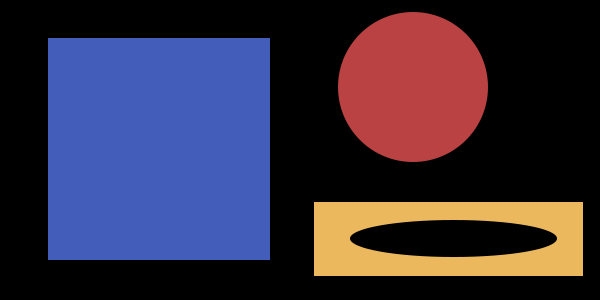
#> input picture Image_processing/13.finding_drawing_contours/images/basic_shapes.png, 600 x 300 px
$ python finding_drawing_contours.py images/basic_shapes.png   (older library calls are emulated)
#> lines starting #> are read from the running program, lines starting #| are printed output that depends on the picture; after the words box and inside, x2 and y2 are one past the last pixel; in counts of white or black regions, pixels touching at a corner belong together
# USAGE
# python finding_drawing_contours.py images/basic_shapes.png

# import the necessary packages
import numpy as np
import sys
import cv2
import imutils

img = sys.argv[1]

print (img)

# load the image and convert it to grayscale
image = cv2.imread(img)
#> image is the input picture: shape (300, 600, 3); mean B, G, R 64.6, 46.4, 54.5
gray = cv2.cvtColor(image, cv2.COLOR_BGR2GRAY)
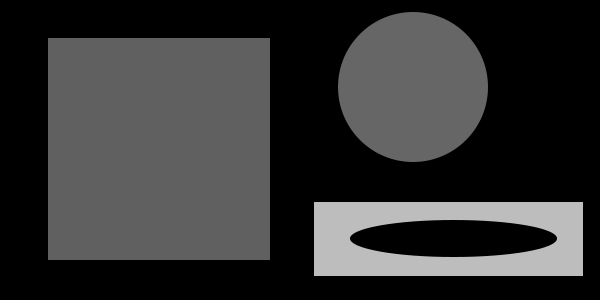
#> gray: shape (300, 600); min 0, max 189, mean 50.9

# show the original image
cv2.imshow("Original", image)

# find all contours in the image and draw ALL contours on the image
cnts = cv2.findContours(gray.copy(), cv2.RETR_LIST, cv2.CHAIN_APPROX_SIMPLE)
#> cnts = 4 contours; box (x1, y1, x2, y2) and area: (48, 38, 270, 260) 48841, (314, 202, 583, 276) 19564, (338, 12, 488, 162) 17687, (350, 219, 557, 258) 5972
cnts = cnts[0] if imutils.is_cv2() else cnts[1]
clone = image.copy()
cv2.drawContours(clone, cnts, -1, (0, 255, 0), 2)
print("Found {} contours".format(len(cnts)))
#| Found 4 contours

# show the output image
cv2.imshow("All Contours", clone)
cv2.waitKey(0)

# re-clone the image and close all open windows
clone = image.copy()
cv2.destroyAllWindows()


# find contours in the image, but this time keep only the EXTERNAL
# contours in the image
cnts = cv2.findContours(gray.copy(), cv2.RETR_EXTERNAL, cv2.CHAIN_APPROX_SIMPLE)
#> cnts = 3 contours; box (x1, y1, x2, y2) and area: (48, 38, 270, 260) 48841, (314, 202, 583, 276) 19564, (338, 12, 488, 162) 17687
cnts = cnts[0] if imutils.is_cv2() else cnts[1]
cv2.drawContours(clone, cnts, -1, (0, 255, 0), 2)
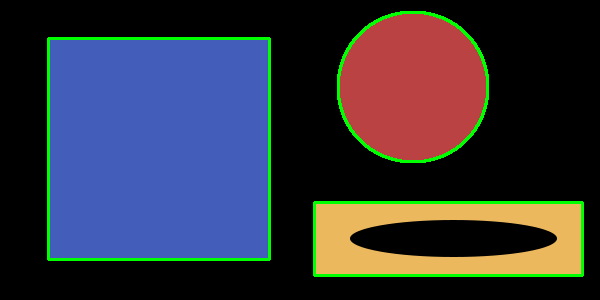
#> clone: shape (300, 600, 3); mean B, G, R 61.8, 52.8, 51.3
print("Found {} EXTERNAL contours".format(len(cnts)))
#| Found 3 EXTERNAL contours

# show the output image
cv2.imshow("All Contours", clone)
cv2.waitKey(0)

# re-clone the image and close all open windows
clone = image.copy()
cv2.destroyAllWindows()

# loop over the contours individually
for c in cnts:
	# construct a mask by drawing only the current contour
	mask = np.zeros(gray.shape, dtype="uint8")
	cv2.drawContours(mask, [c], -1, 255, -1)

	# show the images
	cv2.imshow("Image", image)
	cv2.imshow("Mask", mask)
	cv2.imshow("Image + Mask", cv2.bitwise_and(image, image, mask=mask))
	cv2.waitKey(0)
#> this loop made 3 passes
#> c on passes 1 to 2: [[314, 202], [314, 275], [582, 275], [582, 202]], [[48, 38], [48, 259], [269, 259], [269, 38]]
#> pass 1, `cv2.imshow("Mask", mask)`:
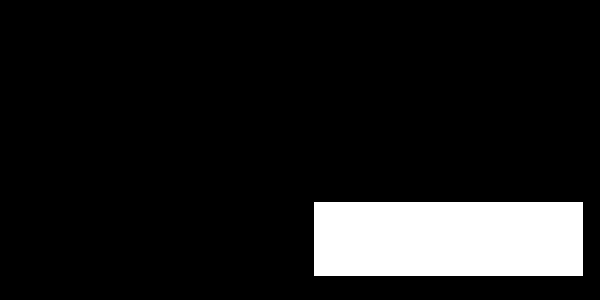
#> window 'Mask': shape (300, 600); 11.1% white; 1 white region, box (x1, y1, x2, y2) and area: (314, 202, 583, 276) 19906
#> pass 1, `cv2.imshow("Image + Mask", cv2.bitwise_and(image, image, mask=mask))`:
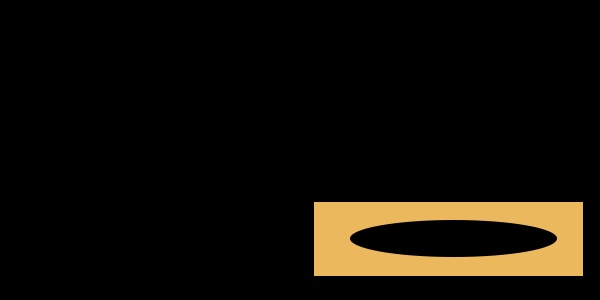
#> window 'Image + Mask': shape (300, 600, 3); mean B, G, R 7.2, 14.2, 18.2
#> pass 2, `cv2.imshow("Mask", mask)`:
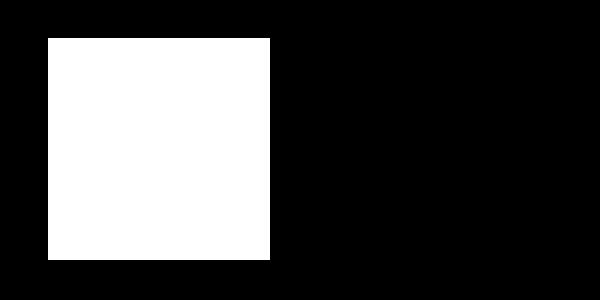
#> window 'Mask': shape (300, 600); 27.4% white; 1 white region, box (x1, y1, x2, y2) and area: (48, 38, 270, 260) 49284
#> pass 2, `cv2.imshow("Image + Mask", cv2.bitwise_and(image, image, mask=mask))`:
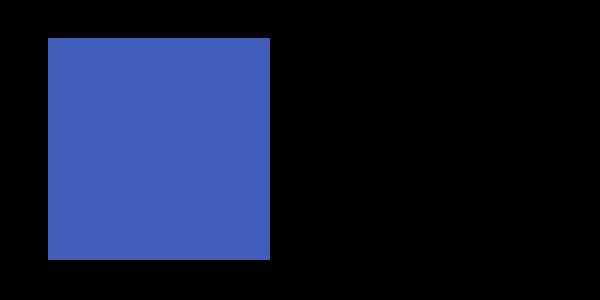
#> window 'Image + Mask': shape (300, 600, 3); mean B, G, R 50.9, 25.7, 18.1
#> after the loop:
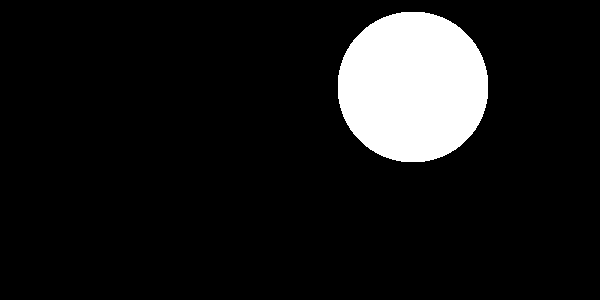
#> mask: shape (300, 600); 9.9% white; 1 white region, box (x1, y1, x2, y2) and area: (338, 12, 488, 162) 17900
